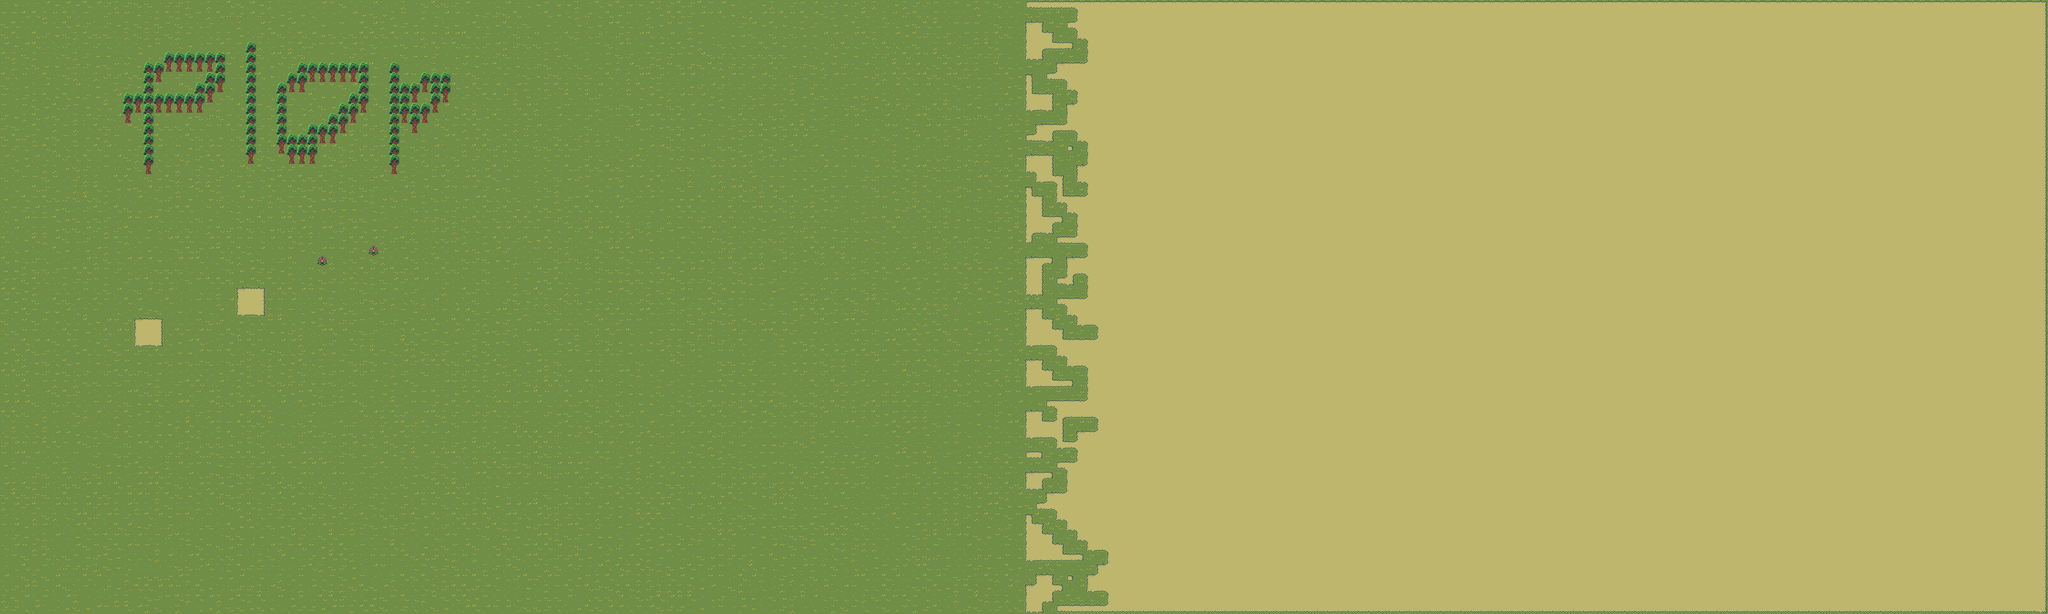

This is a level from a 2D game, rendered from its Tiled map with the project's own tilesets. A one-line summary and the map file follow, with tile-layer data summarised:
An orthogonal 200x60 tile map with 16x16 px tiles, 2 tile layers (Ground, Nature), 6 tilesets and 9 objects (Head Quarter).

<map version="1.10" tiledversion="1.11.2" orientation="orthogonal" renderorder="right-down" width="200" height="60" tilewidth="16" tileheight="16" infinite="0" nextlayerid="6" nextobjectid="52">
 <tileset firstgid="1" source="../Magic Market/Tilesets/Tileset floor - 16x16.tsx" />
 <tileset firstgid="166" source="../tilesets/tent_spot.tsx" />
 <tileset firstgid="167" source="../tilesets/head_quarter.tsx" />
 <tileset firstgid="169" source="../tilesets/tree.tsx" />
 <tileset firstgid="170" source="../Magic Market/Tilesets/Tileset props - 16x16.tsx" />
 <tileset firstgid="219" source="../tilesets/dummy.tsx" />
 <layer id="1" name="Ground" width="200" height="60">
  <data>[12000 cells, 12000 non-empty, 44 distinct tile ids]</data>
 </layer>
 <layer id="5" name="Nature" width="200" height="60">
  <data>[12000 cells, 98 non-empty, 2 distinct tile ids]</data>
 </layer>
 <objectgroup id="2" name="Objects">
  <object id="26" name="Head Quarter" gid="167" x="392" y="472" width="32" height="32" />
  <object id="43" gid="205" x="569" y="530.333" width="16" height="16" />
  <object id="44" gid="205" x="463.333" y="561.333" width="16" height="16" />
  <object id="45" gid="205" x="471.667" y="503.667" width="16" height="16" />
  <object id="47" gid="219" x="677.333" y="420" width="16" height="16" />
  <object id="48" gid="219" x="788" y="373.333" width="16" height="16" />
  <object id="49" gid="219" x="868" y="470.667" width="16" height="16" />
  <object id="50" gid="219" x="887.333" y="366.667" width="16" height="16" />
  <object id="51" gid="219" x="700" y="332" width="16" height="16" />
 </objectgroup>
</map>
